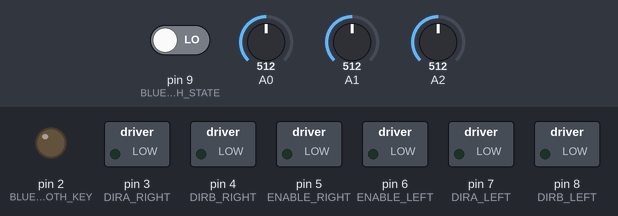
Simulated run of this sketch. Board: Arduino Uno, built with avr-gcc and run on an emulated ATmega328P. Parts: switched loads named in the sketch (green lamp = pin HIGH), output pins drawn as LEDs (lit = HIGH). The inputs (shaded band) are chosen by the test bench; at power-on: pin 9 (BLUETOOTH_STATE) LOW, A0 = 512, A1 = 512, A2 = 512. What the sketch prints to the serial monitor is not drawn.

Above: at 5.0 s.
5.1 s: pin 9 (BLUETOOTH_STATE) driven HIGH
At 30.7 s:
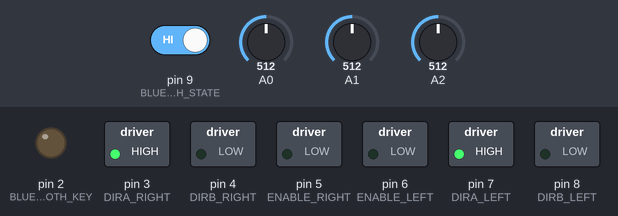
Timing chart, 0 to 31.0 s (numbered marks = the images above; inputs shaded):
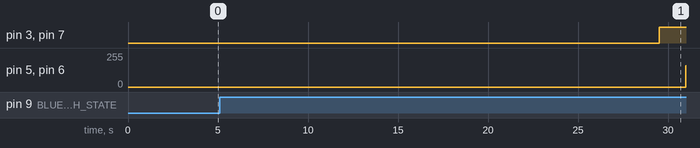

The sketch:

le_robot_violet.ino
```cpp
#include <IRremote.h>
#include <IRremoteInt.h>


#include <LiquidCrystal.h>


#include <QTRSensors.h>

//www.elegoo.com
//2016.12.12

/************************
Exercise the motor using
the L293D chip
************************/

// moteurs
#define ENABLE_RIGHT 5
#define DIRA_RIGHT 3
#define DIRB_RIGHT 4
#define ENABLE_LEFT 6
#define DIRA_LEFT 7
#define DIRB_LEFT 8

#define VIRAGE_1 .5
#define VIRAGE_2 .0
#define VIRAGE_3 1

// infrarouge
#define RECEIVER 9

// capteur
#define NUM_SENSORS 3
// définition des ports analogiques
QTRSensorsAnalog qtr((char[]) {0, 1, 2}, NUM_SENSORS);
//infrarouge
IRrecv irrecv(RECEIVER);
decode_results results;

//////////////////////////////////////
// BLUETOOTH
/////////////////////////////////////
const int BLUETOOTH_RX = 1; // TX3
const int BLUETOOTH_TX = 0; // RX3
const int BLUETOOTH_KEY = 2; // KEY
const int BLUETOOTH_STATE = 9; // STATE
const int AT_COMMAND_WAIT_TIME = 250; // time in ms to wait after command printed


bool manualMode = false;
bool start = true;
String manualDirection = "a";
int maxSpeed = 20;
int minSpeed = 0;
int manuelSpeed = maxSpeed;
bool manualStart = true;
int affichageTime=0;
unsigned int sensors[3];


/**
 * Send a commond to the bluetooth module
 *
 * command : command to send
 * isATCommand : specify if the command is for the module configuration or is to send to connected devices
 */
void runCommand(String command, boolean isATCommand){
  if(command.length() > 0){

    // activate command mode
    if(isATCommand){
      digitalWrite(BLUETOOTH_KEY, HIGH);
    }

    // print command
    Serial.print(command);
    if(isATCommand){
      Serial.print("\r\n");
    }else{
      Serial.print("@");
    }

    // unactive command mode
    if(isATCommand){
      digitalWrite(BLUETOOTH_KEY, LOW);
    }
  }
}

void sendMessage(String msg){
  if(digitalRead(BLUETOOTH_STATE)== HIGH){
      runCommand(msg, false);
  }
}

void setup() {
  //---set pin direction
  pinMode(ENABLE_RIGHT,OUTPUT);
  pinMode(DIRA_RIGHT,OUTPUT);
  pinMode(DIRB_RIGHT,OUTPUT);
  pinMode(ENABLE_LEFT,OUTPUT);
  pinMode(DIRA_LEFT,OUTPUT);
  pinMode(DIRB_LEFT,OUTPUT);

  pinMode(BLUETOOTH_STATE,INPUT);

  // Bluetooth pins
  pinMode(BLUETOOTH_KEY, OUTPUT);
  digitalWrite(BLUETOOTH_KEY, LOW);
  Serial.begin(9600);

  runCommand("AT+NAME=FABLAB", true);
  runCommand("AT+NAME", true);
//  runCommand("AT+PSWD=2018", true);
//  runCommand("AT+PSWD?", true);

  delay(2000);

  calibrate();
  irrecv.enableIRIn();
}


void calibrate() {
//  lcd.clear();
//  lcd.setCursor(0, 0);
//  lcd.print("Calibration");
//  lcd.setCursor(0, 1);
//  lcd.print("dans 4s");
  sendMessage("Calibration dans 4s");
  delay(4000);
//  lcd.clear();
//  lcd.print("Debut");
//  lcd.setCursor(0, 1);
//  lcd.print("calibration");
  //Serial.println("calibration");
  sendMessage("Début calibration");
  int i;
  for (i = 0; i < 500; i++)  // make the calibration take about 5 seconds
  {
    qtr.calibrate(QTR_EMITTERS_ON);
    delay(20);
  }
  sendMessage("Fin calibration");
  //Serial.println("fin calibration");
//  lcd.clear();
//  lcd.setCursor(0, 0);
//  lcd.print("Calibration");
//  lcd.setCursor(0, 1);
//  lcd.print("terminee");
  delay(1000);
}

void rouler(int vitesse) {
    actionnerMoteurGauche(vitesse);
    actionnerMoteurDroite(vitesse);
}

void actionnerMoteurGauche(int vitesse) {
String vitesseStr = String(vitesse);
//  sendMessage("G " + vitesseStr);
  digitalWrite(ENABLE_LEFT,HIGH);
  if(vitesse < 0) {
    digitalWrite(DIRA_LEFT,LOW);
    digitalWrite(DIRB_LEFT,HIGH);
    analogWrite(ENABLE_LEFT,(vitesse * -1)+140);
  } else if(vitesse > 0) {
    digitalWrite(DIRA_LEFT,HIGH);
    digitalWrite(DIRB_LEFT,LOW);
    analogWrite(ENABLE_LEFT,vitesse+140);
  } else {
    digitalWrite(ENABLE_LEFT,LOW);
  }
}

void actionnerMoteurDroite(int vitesse) {
String vitesseStr = String(vitesse);
//  sendMessage("D " + vitesseStr);
  digitalWrite(ENABLE_RIGHT,HIGH);
  if(vitesse < 0) {
    digitalWrite(DIRA_RIGHT,LOW);
    digitalWrite(DIRB_RIGHT,HIGH);
    analogWrite(ENABLE_RIGHT,(vitesse * -1)+140);
  } else if(vitesse > 0) {
    digitalWrite(DIRA_RIGHT,HIGH);
    digitalWrite(DIRB_RIGHT,LOW);
    analogWrite(ENABLE_RIGHT,vitesse+140);
  } else {
    digitalWrite(ENABLE_RIGHT,LOW);
  }
}

//void displayPosition(int position) {
//  affichageTime++;
//  if(affichageTime==255){
//    lcd.clear();
//    lcd.setCursor(0, 0);
//    lcd.print("1:" +String(sensors[0]));
//    lcd.setCursor(0, 1);
//    lcd.print("2:" +String(sensors[1]));
//    lcd.setCursor(8, 1);
//    lcd.print("3:" +String(sensors[2]));
//    affichageTime=0;
//  }
//}

void manageManualMode() {
    if(manualStart){
      if(manualDirection=="a"){
        rouler(manuelSpeed);
        float pourcentageVitesse = float(manuelSpeed)/maxSpeed*100;
        String vitesse = String(pourcentageVitesse) + "%";
//        lcd.print("Avance : " + vitesse);
      }else if(manualDirection=="r"){
        rouler(manuelSpeed*-1);
        float pourcentageVitesse = float(manuelSpeed)/maxSpeed*100;
        String vitesse = String(pourcentageVitesse) + "%";
//        lcd.print("Recule : "+ vitesse);
      }else if(manualDirection=="d1"){
        getVitesseFromPosition(750);
  //      lcd.print("Virage droite 1");
      }else if(manualDirection=="d2"){
        getVitesseFromPosition(500);
  //      lcd.print("Virage droite 2");
      }else if(manualDirection=="d3"){
        getVitesseFromPosition(0);
  //      lcd.print("Virage droite 3");
      }else if(manualDirection=="g1"){
        getVitesseFromPosition(1250);
  //      lcd.print("Virage gauche 1");
      }else if(manualDirection=="g2"){
        getVitesseFromPosition(1500);
  //      lcd.print("Virage gauche 2");
      }else if(manualDirection=="g3"){
        getVitesseFromPosition(2000);
  //      lcd.print("Virage gauche 3");
      }
    }else{
      rouler(0);
  //    lcd.print("Pause");
    }
}

void getVitesseFromPosition(int position){
  position = position - 1000;
 String positionStr = String(position);
sendMessage("P " + positionStr);

  //Gestion moteur droit
  if(position>=0){
    actionnerMoteurDroite(maxSpeed);
  }else{
    int vitesse = maxSpeed + int((float(position)/float(500/maxSpeed)));
    actionnerMoteurDroite(vitesse);
  }

//Gestion moteur gauche
  if(position<=0){
    actionnerMoteurGauche(maxSpeed);
  }else{
    int vitesse = maxSpeed - int((float(position)/float(500/maxSpeed)));
    actionnerMoteurGauche(vitesse);
  }
}


void translateIR(){
  if(irrecv.decode(&results)) {
//    lcd.clear();
//    lcd.print("Commande");
//    lcd.setCursor(0, 1);
    switch(results.value) {
      case 0xFFA25D:
        start = !start;
//        lcd.clear();
//        lcd.setCursor(0, 0);
        if(start){
     //     lcd.print("Start");
        }else{
     //     lcd.print("Stop");
        }
     //   lcd.setCursor(0, 1);
     //   lcd.print("Robot");
        break;
      case 0xFFE21D:
        manualMode = !manualMode;
//        lcd.clear();
//        lcd.setCursor(0, 0);
//        lcd.print("Change mode");
        break;
      case 0xFF629D:
        manualDirection = "a";
//        lcd.clear();
//        lcd.setCursor(0, 0);
//        lcd.print("Avancer");
        break;
      case 0xFF22DD:
        if(manualDirection == "g1"){
          manualDirection = "g2";
        }else if(manualDirection == "g2"){
          manualDirection = "g3";
        }else{
          manualDirection = "g1";
        }
//        lcd.clear();
//        lcd.setCursor(0, 0);
//        lcd.print("Braquage gauche");

        break;
      case 0xFF02FD:
        manualStart = !manualStart;
//        lcd.clear();
//        lcd.setCursor(0, 0);
//        if(manualStart){
//          lcd.print("Resume robot");
//        }else{
//          lcd.print("Mise en pause");
//        }

        break;
      case 0xFFC23D:
        if(manualDirection == "d1"){
          manualDirection = "d2";
        }else if(manualDirection == "d2"){
          manualDirection = "d3";
        }else{
          manualDirection = "d1";
        }
//        lcd.clear();
//        lcd.setCursor(0, 0);
//        lcd.print("Braquage droite");

        break;
      case 0xFFE01F:
        if(manuelSpeed >= minSpeed+10){
          manuelSpeed = manuelSpeed - 10;
        }else{
          manuelSpeed = minSpeed;
        }
//        lcd.clear();
//        lcd.setCursor(0, 0);
//        lcd.print("Freiner");
        break;
      case 0xFFA857:
        manualDirection = "r";
//        lcd.clear();
//        lcd.setCursor(0, 0);
//        lcd.print("Reculer");
        break;
      case 0xFF906F:
        if(manuelSpeed <= maxSpeed - 10){
          manuelSpeed = manuelSpeed + 10;
        }else{
          manuelSpeed = maxSpeed;
        }
//        lcd.clear();
//        lcd.setCursor(0, 0);
//        lcd.print("Accelerer");
        break;
      case 0xFF9867:
        start = false;
        calibrate();
        break;
//      case 0xFFB04F: lcd.print("ST/REPT");    break;
//      case 0xFF6897: lcd.print("0");    break;
//      case 0xFF30CF: lcd.print("1");    break;
//      case 0xFF18E7: lcd.print("2");    break;
//      case 0xFF7A85: lcd.print("3");    break;
//      case 0xFF10EF: lcd.print("4");    break;
//      case 0xFF38C7: lcd.print("5");    break;
//      case 0xFF5AA5: lcd.print("6");    break;
//      case 0xFF42BD: lcd.print("7");    break;
//      case 0xFF4AB5: lcd.print("8");    break;
//      case 0xFF52AD: lcd.print("9");    break;
//      case 0xFFFFFFFF: lcd.print(" REPEAT");break;
//      default:
//        lcd.print(" other button   ");
    }
    delay(500);
    irrecv.resume();
  }

}


void loop() {
  //translateIR();

  int position = qtr.readLine(sensors,QTR_EMITTERS_ON);


  if(start){
     if(manualMode){

        manageManualMode();
      }else{
        getVitesseFromPosition(position);
      }
  }else{
    rouler(0);
  }
}
```

Measured:
- after the input at 5.1 s, pin 5 (ENABLE_RIGHT), pin 6 (ENABLE_LEFT): stays 0/255 (without the input it goes to 160/255 after 25.4 s)
